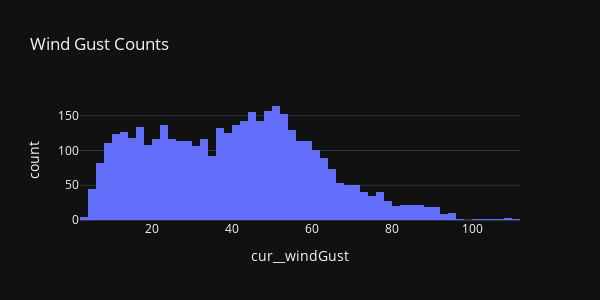

Notebook cell for this chart:
### Code cell
# now see the counts for each potential bucket
px.histogram(grouped, x="cur__windGust", height=300, nbins=100,
             width=600, title='Wind Gust Counts')

### Figure 1 — Plotly figure (JSON) as saved in the notebook; plotly's stock layout.template omitted (floating-point values rounded to 4 significant figures; data arrays with more than 128 entries replaced by an {"elided": "..."} marker saying what was removed)
{"data": [{"alignmentgroup": "True", "bingroup": "x", "hovertemplate": "cur__windGust=%{x}<br>count=%{y}<extra></extra>", "legendgroup": "", "marker": {"color": "#636efa"}, "name": "", "nbinsx": 100, "offsetgroup": "", "orientation": "v", "showlegend": false, "type": "histogram", "x": {"elided": "4140 float values"}, "xaxis": "x", "yaxis": "y"}], "layout": {"barmode": "relative", "height": 300, "legend": {"tracegroupgap": 0}, "title": {"text": "Wind Gust Counts"}, "width": 600, "xaxis": {"anchor": "y", "autorange": true, "domain": [0, 1], "range": [2, 112], "title": {"text": "cur__windGust"}, "type": "linear"}, "yaxis": {"anchor": "x", "autorange": true, "domain": [0, 1], "range": [0, 172.6], "title": {"text": "count"}}}}
